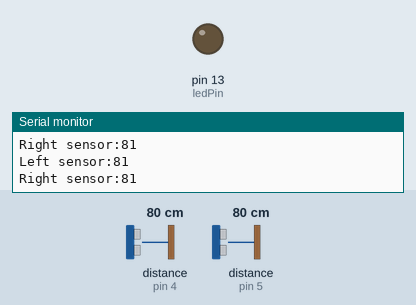
Simulated run of this sketch. Board: Arduino Uno, built with avr-gcc and run on an emulated ATmega328P. Parts: output pins drawn as LEDs (lit = HIGH), the last lines printed to the serial monitor. The inputs (shaded band) are chosen by the test bench; at power-on: distance to the obstacle (sensors on pin 4, pin 5) 80 cm. The echo pulse lasts 58.3 µs per cm.

Above: at 1.2 s.
1.3 s: distance to the obstacle (sensor on pin 4) set to 33 cm
2.8 s: distance to the obstacle (sensor on pin 4) set to 27 cm
At 3.6 s:
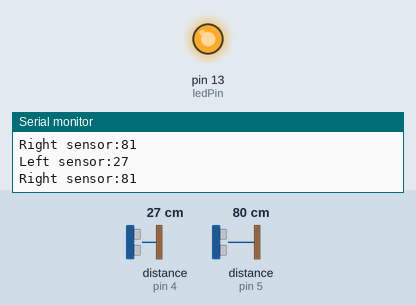
Timing chart, 0 to 9.4 s (numbered marks = the images above; inputs shaded):
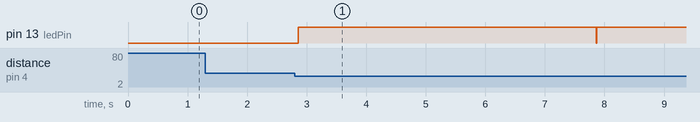

Measured:
- the behaviour switches between 30 and 29 cm on distance to the obstacle (sensor on pin 4) (found by bisection; images 0 and 1)
- after the input at 2.8 s, pin 13 (ledPin): LOW → HIGH after 0.06 s, → LOW 5.0 s later, → HIGH 0.01 s later

The sketch:

main.ino
```cpp
#include <NewPing.h>

const int ledPin = 13;

const int leftSensorTriggerPin = 3;
const int rightSensorTriggerPin = 6;
const int rightSensorEchoPin = 5;
const int leftSensorEchoPin = 4;

const int goalDistance = 30;

NewPing left_sensor(leftSensorTriggerPin, leftSensorEchoPin, 100);
NewPing right_sensor(rightSensorTriggerPin, rightSensorEchoPin, 100);

void setup() {
  pinMode(ledPin,OUTPUT);
  Serial.begin(9600);
}

void loop() {
  digitalWrite(ledPin, LOW);

  int leftDistance = left_sensor.ping_cm();
  int rightDistance = right_sensor.ping_cm();

  Serial.print("Left sensor:");
  Serial.println(leftDistance);
  Serial.print("Right sensor:");
  Serial.println(rightDistance);

  if((leftDistance < goalDistance && leftDistance > 0) || (rightDistance < goalDistance && rightDistance > 0) ){
    digitalWrite(ledPin, HIGH);
    delay(5000);
    digitalWrite(ledPin, LOW);
  }

//  delay(250);
}
```
